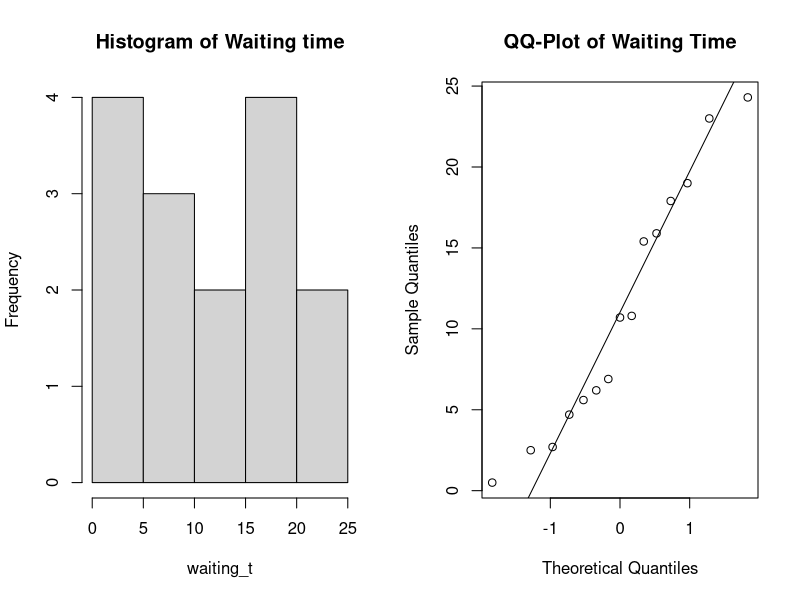
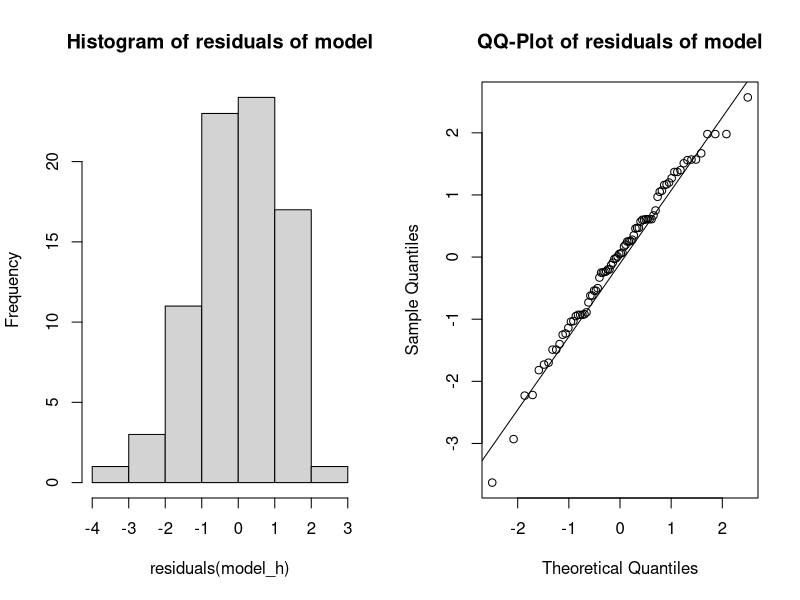
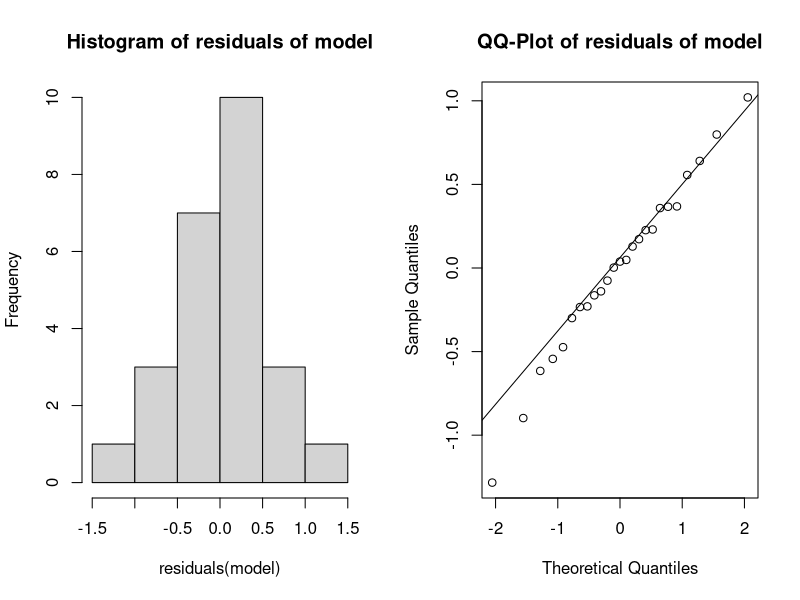

These charts were generated, in order, by the following R code:
## ---- chunk 1
knitr::opts_chunk$set(echo = TRUE)
## ---- chunk 2
install.packages("lme4")
## ---- chunk 3
waiting_t <- c(15.4, 17.9, 19.0, 0.5, 15.9, 2.7, 6.2, 2.5, 4.7, 6.9, 10.8, 24.3, 5.6, 23.0, 10.7)
mu_t = mean(waiting_t)
format(round(mu_t, 3), nsmall = 3) #rounding off to 3 decimals places 
## ---- chunk 4
par(mfrow=c(1,2))
hist(waiting_t, main='Histogram of Waiting time')
qqnorm(waiting_t, main='QQ-Plot of Waiting Time')
qqline(waiting_t)
## ---- chunk 5
options(digits=5)
shapiro.test(waiting_t)
## ---- chunk 6
#97% CI means an alpha of 0.03
z <- qnorm(0.985) #get z(alpha/2)
me_t <- z*((sd(waiting_t))/sqrt(15))
Lb <- round((mu_t - me_t), 3)
Ub <- round((mu_t + me_t), 3)
sprintf("%f is Lower Bound", Lb)
sprintf("%f is Upper Bound",Ub)
## ---- chunk 7
#97% CI means an alpha of 0.03
z <- qnorm(0.985) #get z(alpha/2)
sd_t <- (sd(waiting_t))
E = 2
sample_size <- round((z^2 * sd_t^2/E^2), 3)
sprintf("%f is minimum sample size",sample_size)
## ---- chunk 8
B=1000
Tstar = numeric(B)
for(i in 1:B){
  Xstar=sample(waiting_t, replace=TRUE)
  Tstar[i]=mean(Xstar)}
Tstar15=quantile(Tstar, 0.015)
Tstar985=quantile(Tstar, 0.985)
sum(Tstar<Tstar15)
round(c(2*mu_t-Tstar985, 2*mu_t-Tstar15), 3)
## ---- chunk 9
t.test(waiting_t, mu =15, alternative="less")
## ---- chunk 10
above_m <- sum(waiting_t<15)
binom.test(above_m, length(waiting_t), p=0.5, alternative = "less")
## ---- chunk 11
sd = sd(waiting_t)
B=1000; n= 50
psign= numeric(B)
pttest = numeric(B)
for(i in 1:B) {
  x=rnorm(n,mean=13, sd = sd) ## generate data under H1 with mu=13
  pttest[i]=t.test(x, mu =15, alternative="less")[[3]] ## extract p-value
  above_m <- sum(x<15)
  psign[i]=binom.test(above_m, n, p=0.5, alternative = "less")[[3]]}
sum(psign<0.05)/B
sum(pttest<0.05)/B
B=1000; n= 50
psign2= numeric(B)
pttest2 = numeric(B)
for(i in 1:B) {
  x=rnorm(n,mean=14,sd= sd) ## generate data under H1 with mu=14
  above_m <- sum(x<15)
  pttest2[i]=t.test(x, mu =15, alternative="less")[[3]] ## extract p-value
  psign2[i]=binom.test(above_m, n, p=0.5, alternative = "less")[[3]]
  
  }
sum(psign2<0.05)/B
sum(pttest2<0.05)/B
## ---- chunk 12
n = length(waiting_t) #sample size
p_hat_r = 0.53 #right end of CI
point_est = (sum(waiting_t>15.5))/n #probability that people have to wait longer than 15.5 minutes
SE= sqrt(point_est*(1-point_est)/n) #Calculating standard error of proportions

#point estimate + m = 0.53
#m = 0.53 - point estimate
m = p_hat_r - point_est
p_hat_l = point_est - m 
CI_p = c(p_hat_l, p_hat_r)
print(CI_p)
#calculate confidence level
#m = z * SE
#confidence level can be calculated using z
#z = m/SE
z = m/SE
CL = pnorm(z)-(1-pnorm(z)) #calculating 2 sided confidence level
CL
## ---- chunk 13
prop.test(x=c(3, 2), n = c(7, 8))
## ---- chunk 14
data_h = read.table(file="hemoglobin.txt",header=TRUE)
data_h$rate = as.factor(data_h$rate)
data_h$method = as.factor(data_h$method)
data_h$hemoglobin = as.numeric(as.character(data_h$hemoglobin))
df = data.frame(data_h)
df
## ---- chunk 15
I=4 #4 levels of rate
J=2 #2 levels of method
N=10 #80 observations/fishes
rbind(rep(1:I,each=N*J),rep(1:J,N*I),sample(1:(N*I*J)))
## ---- chunk 16
model_h = lm(hemoglobin ~ rate*method, data=df)
#Visualizations on normality
par(mfrow=c(1,2))
hist(residuals(model_h), main='Histogram of residuals of model') 
qqnorm(residuals(model_h), main='QQ-Plot of residuals of model')
qqline(residuals(model_h))
#test on normality 
shapiro.test(residuals(model_h)) 
## ---- chunk 17
#Performing Anova Test
anova(model_h)
summary(model_h)
## ---- chunk 18
model_new = lm(hemoglobin ~ rate+method, data=df)
anova(model_new)
summary(model_new)
df
## ---- chunk 19
methA = df[which(df$method == 'A'),]
methB = df[which(df$method == 'B'),]
rate_mA <- with(methA, tapply(hemoglobin, rate, mean))
rate_mB <- with(methB, tapply(hemoglobin, rate, mean))
rate_mA; rate_mB
## ---- chunk 20
meth_a3 = df[which(df$method == 'A' & df$rate == 3),] #filter dataframe where rate=3 and method=A
hemo = meth_a3[,1] #select hemoglobin column
mean(hemo)
## ---- chunk 21
rate_m <- with(df, tapply(hemoglobin, rate, mean))
rate_m
## ---- chunk 22
model_1 = lm(hemoglobin ~ rate, data=df)
anova(model_1)
summary(model_1)
## ---- chunk 23
data = read.table(file="cream.txt",header=TRUE)
data$batch = as.factor(data$batch)
data$position = as.factor(data$position)
data$starter = as.factor(data$starter)
data$acidity = as.numeric(as.character(data$acidity))
df = data.frame(data)
model  <- lm(acidity ~ batch+position+starter, data = df)
#Visualizations on normality
par(mfrow=c(1,2))
hist(residuals(model), main='Histogram of residuals of model') 
qqnorm(residuals(model), main='QQ-Plot of residuals of model')
qqline(residuals(model))
#test on normality 
shapiro.test(residuals(model)) 
#Performing Anova Test
anova(model)
summary(model)
## ---- chunk 24
model  <- lm(acidity ~ batch+starter, data = df)
#Performing Anova Test
anova(model)
summary(model)
## ---- chunk 25
model_new  = lme4::lmer(acidity ~ starter+(1|batch) , data = df, REML=FALSE)
model  <- lm(acidity ~ batch+starter, data = df)
#Performing Anova Test
anova(model_new)
summary(model_new)
